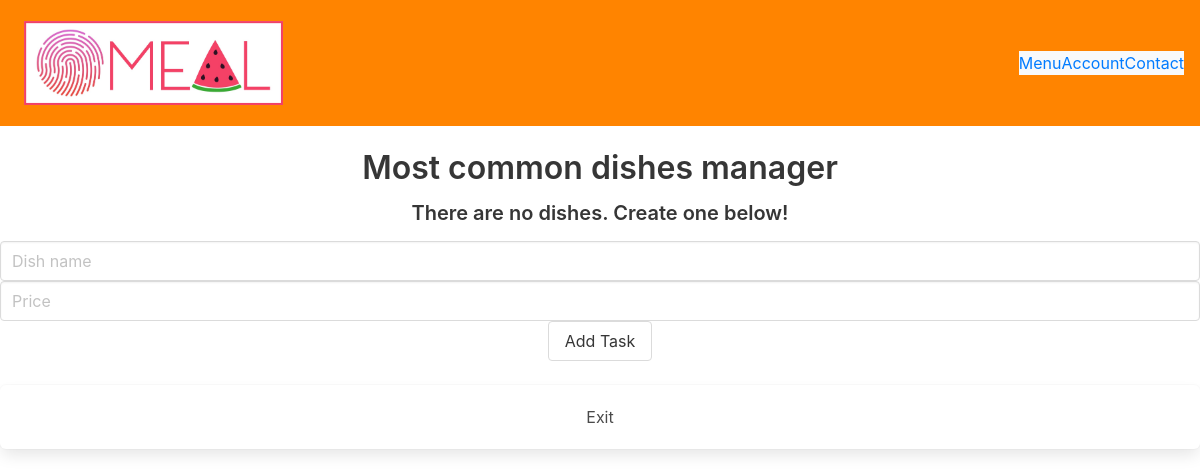
Before: /most_common_dishes_manager with the older database file.
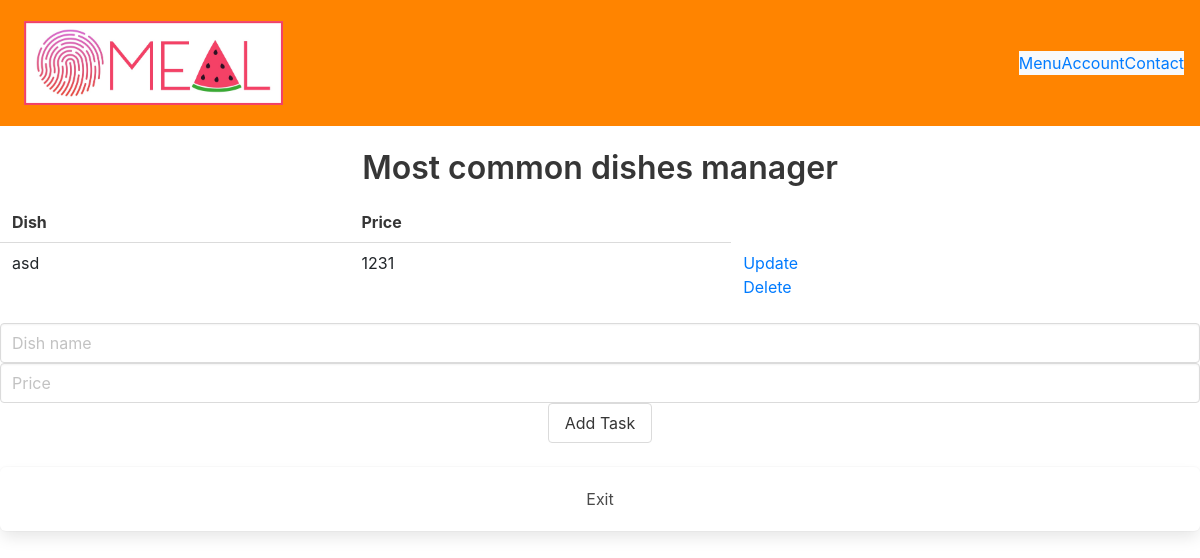
After: the same page with the newer database file.
### main.py (models this page shows, shortened)
class MostCommonDishes(db.Model):
    id = db.Column(db.Integer, primary_key=True)
    name = db.Column(db.String(200), nullable=False)
    price = db.Column(db.Integer)

### main.py (the view)
@main.route('/most_common_dishes_manager', methods=['POST', 'GET'])
def most_common_dishes_manager():
    if request.method == 'POST':
        input_name = request.form['name']
        input_price = request.form['price']
        new_dish = MostCommonDishes(name=input_name, price=input_price)
        try:
            db.session.add(new_dish)
            db.session.commit()
            return redirect('/most_common_dishes_manager')
        except:
            return 'There was an issue adding your dish'
    else:
        dishes = MostCommonDishes.query.order_by(MostCommonDishes.id).all()
        return render_template('menu_manager/most_common_dishes_manager.html', dishes=dishes)

### templates/menu_manager/most_common_dishes_manager.html (shortened to what this page needs)
{% extends 'base.html' %}
{% block body %}
<div class="content">
    <h1 class = "has-text-centered">Most common dishes manager</h1>
    {% if dishes|length < 1 %}
    <h4 class = "has-text-centered">There are no dishes. Create one below!</h4>
    {% else %}
    <table>
        <tr>
            <th>Dish</th>
            <th>Price</th>
        </tr>
        {% for dish in dishes %}
            <tr>
                <td>{{ dish.name }}</td>
                <td>{{ dish.price }}</td>
                <td>
                    <a href="/most_common_dishes_update/{{dish.id}}">Update</a>
                    <br>
                    <a href="/most_common_dishes_delete/{{dish.id}}">Delete</a>
                </td>
            </tr>
        {% endfor %}
    </table>
    {% endif %}
    <div class="form has-text-centered ">
        <form action="/most_common_dishes_manager" method="POST">
            <input class = "input" type="text" name="name" id="name" placeholder = "Dish name">
            <input class = "input" type="number" name="price" id="price" placeholder = "Price">
            <input class = "button" type="submit" value="Add Task">
        </form>
    </div>
    <br>
    <a href="{{ url_for('manager') }}" class="has-text-centered box">Exit</a>
</div>
{% endblock %}

Changed rows visible on the page:
added MostCommonDishes: name "asd", price "1231"
Other visible differences:
text no longer shown: "There are no dishes. Create one below!"
text now shown: "Dish Price"
